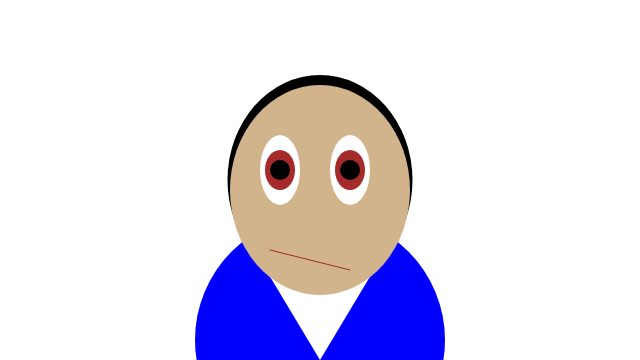
Frame 1 (no input)
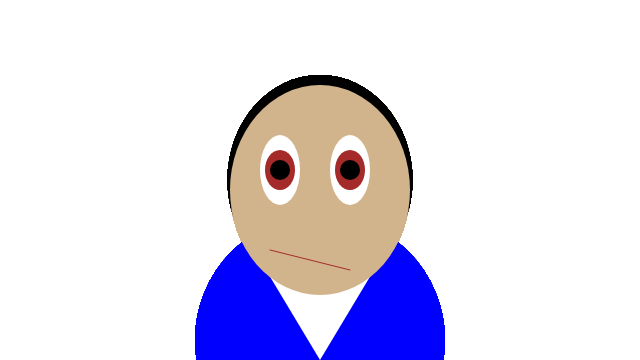
Frame 60 (no input)
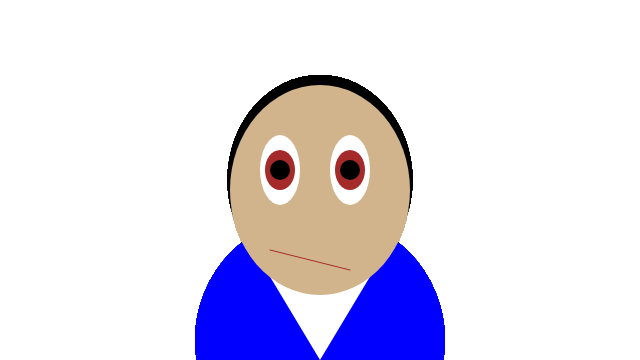
Frame 120 (the mouse pressed at the canvas centre since frame 60)

The p5.js sketch that drew these frames (run headless with seeded random() and noise() and a simulated clock; from frame 60 on, the mouse is pressed at the canvas centre):

// p5.js sketch
// ── sketch.js
// self portrait Version 2 - Variables
function setup() {
	createCanvas(640, 360);
}

function draw() {
    background(204, 248, 212, 0.6);
    noStroke();
	
// body
    var bodyColor = "blue"
    var bodyx = 320
    var bodyy = 340
    var bodywidth = 250
    var bodyheight = 250
    
    fill(bodyColor);
    ellipse(bodyx, bodyy, bodywidth, bodyheight);
// end of body code
    
// front layer
    var frontlayercolor = "white"
    var frontlayerx1 = 260
    var frontlayery1 = 260
    var frontlayerx2 = 320
    var frontlayery2 = 360
    var frontlayerx3 = 380
    var frontlayery3 = 260

    fill(frontlayercolor)
    triangle(frontlayerx1, frontlayery1, frontlayerx2, frontlayery2, frontlayerx3, frontlayery3);
// end of front layer code
    
// hair
    var haircolor ="black"
    var hairx = 320
    var hairy = 180
    var hairwidth = 185
    var hairheight = 210
    
    fill(haircolor)
	ellipse(hairx , hairy, hairwidth, hairheight);
// end of hair code
    
// face
    var facecolor = "tan"
    var facex = 320
    var facey = 190
    var facewidth = 180
    var faceheight = 210
    
	fill(facecolor);
	ellipse(facex, facey, facewidth, faceheight);
// end of face code
    
// outter eyes
    var oeyescolor = "white"
    var oeyeslx = 280
    var oeyesly = 170
    var oeyeslw = 40
    var oeyeslh = 70
    var oeyesrx = 350
    var oeyesry = 170
    var oeyesrw = 40
    var oeyesrh = 70
	 
	fill(oeyescolor);
	ellipse(oeyeslx, oeyesly, oeyeslw, oeyeslh); //my_left
	ellipse(oeyesrx, oeyesry, oeyesrw, oeyesrh); //my_right
// end of outter eyes code
    
// mid eyes
    var mideyescolor = "brown"
    var mideyeslx = 280
    var mideyesly = 170
    var mideyeslw = 30
    var mideyeslh = 40
    var mideyesrx = 350
    var mideyesry = 170
    var mideyesrw = 30
    var mideyesrh = 40
	
	fill(mideyescolor);
	ellipse(mideyeslx, mideyesly, mideyeslw, mideyeslh); //my_left
	ellipse(mideyesrx, mideyesry, mideyesrw, mideyesrh); //my_right
// end of mid eyes code
    
// pupil
    var pupilcolor = "black"
    var pupillx = 280
    var pupilly = 170
    var pupillw = 20
    var pupillh = 20
    var pupilrx = 350
    var pupilry = 170
    var pupilrw = 20
    var pupilrh = 20

	fill(pupilcolor);
	ellipse(pupillx, pupilly, pupillw, pupillh); //my_left
	ellipse(pupilrx, pupilry, pupilrw, pupilrh); //my_right
// end of pupil code

// mouth
    var mouthcolor = "brown"
    var mouthx = 270
    var mouthy = 250
    var mouthw = 350
    var mouthh = 270

    stroke(mouthcolor);
    line(mouthx, mouthy, mouthw, mouthh);
// end of mouth code
}
